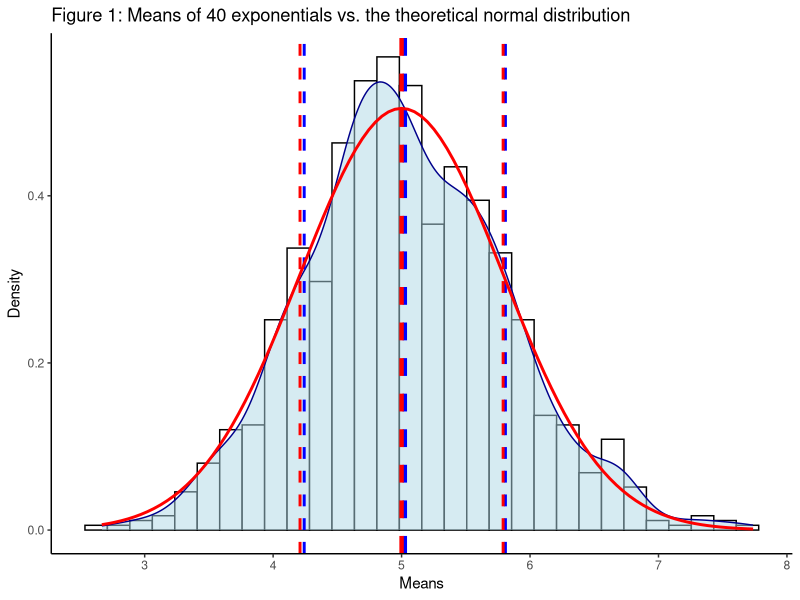
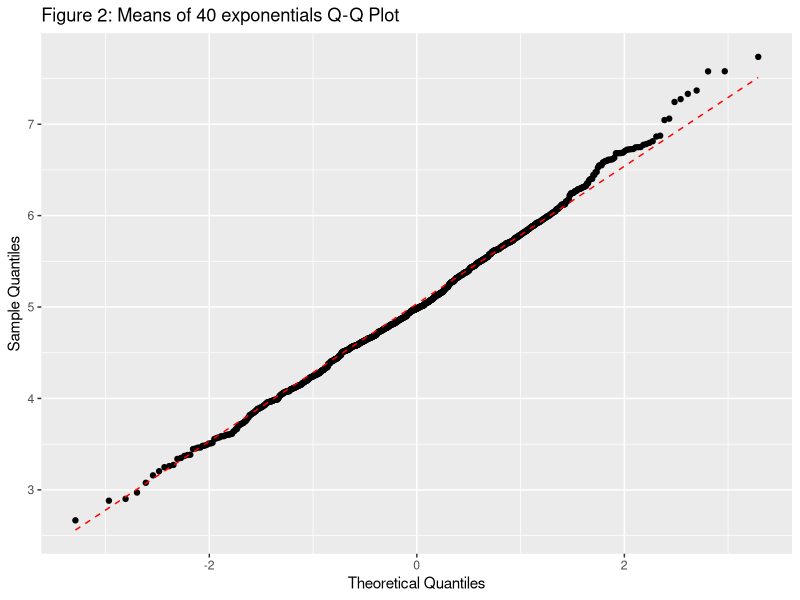

The R script that drew these images, in order:
## ---- chunk 1
knitr::opts_chunk$set(echo = TRUE)
## ---- chunk 2
sim <-1000 # number  of simulations
n <- 40 # number of exponentials
lambda <- 0.2 # limiting factor
set.seed(340) # for reproducibility
theoMean <- 1/lambda # theoretical mean
theoSd <- 1/(lambda*sqrt(n)) # theoretical standard deviation
## ---- chunk 3
expMeans = NULL
for (i in 1 : sim) expMeans = c(expMeans, mean(rexp(n,lambda)))
summary(expMeans)

## ---- chunk 4
library(ggplot2)
df <- data.frame(expMeans)
ggplot(df,aes(expMeans))+
        geom_histogram(aes(y=..density..),colour="black", fill="white")+
        geom_density(color="darkblue", fill="lightblue", alpha=0.5)+
        geom_vline(aes(xintercept=mean(expMeans)),
            color="blue", linetype="dashed", size=1.5)+
        geom_vline(aes(xintercept=mean(expMeans)-sd(expMeans)),
            color="blue", linetype="dashed", size=1)+
        geom_vline(aes(xintercept=mean(expMeans)+sd(expMeans)),
            color="blue", linetype="dashed", size=1)+
        stat_function(fun = dnorm, args = list(mean = theoMean, sd = theoSd),
                      colour = "red", size = 1)+
        geom_vline(aes(xintercept=theoMean),
            color="red", linetype="dashed", size=1.5)+
        geom_vline(aes(xintercept=theoMean-theoSd),
            color="red", linetype="dashed", size=1)+
         geom_vline(aes(xintercept=theoMean+theoSd),
            color="red", linetype="dashed", size=1)+
        labs(title="Figure 1: Means of 40 exponentials vs. the theoretical normal distribution", 
        x="Means", y = "Density")+
        theme_classic()
## ---- chunk 5
var(expMeans) # sample variance
(1/lambda)^2/n # theoretical variance
## ---- chunk 6
ggplot(df,aes(sample = expMeans))+
        stat_qq()+ 
        stat_qq_line(alpha = 1, color = "red", linetype = "dashed")+
        labs(title="Figure 2: Means of 40 exponentials Q-Q Plot", 
        x="Theoretical Quantiles", y = "Sample Quantiles")
